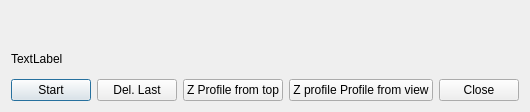
<?xml version="1.0" encoding="UTF-8"?>
<ui version="4.0">
 <class>ToolLineDialog</class>
 <widget class="QDialog" name="ToolLineDialog">
  <property name="geometry">
   <rect>
    <x>0</x>
    <y>0</y>
    <width>498</width>
    <height>112</height>
   </rect>
  </property>
  <property name="windowTitle">
   <string>Line Tool</string>
  </property>
  <layout class="QHBoxLayout" name="horizontalLayout_2">
   <item>
    <layout class="QVBoxLayout" name="verticalLayout">
     <item>
      <widget class="AttribLineWidget" name="line_widget" native="true">
       <property name="toolTip">
        <string>Double clic to start tool</string>
       </property>
      </widget>
     </item>
     <item>
      <widget class="QLabel" name="msg_label">
       <property name="text">
        <string>TextLabel</string>
       </property>
      </widget>
     </item>
     <item>
      <layout class="QHBoxLayout" name="horizontalLayout">
       <item>
        <widget class="QPushButton" name="start_btn">
         <property name="toolTip">
          <string>Start tool</string>
         </property>
         <property name="text">
          <string>Start</string>
         </property>
         <property name="icon">
          <iconset>
           <normaloff>ressources/icon_point.png</normaloff>ressources/icon_point.png</iconset>
         </property>
        </widget>
       </item>
       <item>
        <widget class="QPushButton" name="removelast_btn">
         <property name="toolTip">
          <string>Delete last point</string>
         </property>
         <property name="text">
          <string>Del. Last</string>
         </property>
        </widget>
       </item>
       <item>
        <widget class="QPushButton" name="profile_z_btn">
         <property name="toolTip">
          <string>Show profile from top view</string>
         </property>
         <property name="text">
          <string>Z Profile from top</string>
         </property>
        </widget>
       </item>
       <item>
        <widget class="QPushButton" name="profile_btn">
         <property name="toolTip">
          <string>Show Profile from current view</string>
         </property>
         <property name="text">
          <string>Z profile Profile from view</string>
         </property>
        </widget>
       </item>
       <item>
        <widget class="QPushButton" name="close_btn">
         <property name="toolTip">
          <string>Close dialog</string>
         </property>
         <property name="text">
          <string>Close</string>
         </property>
        </widget>
       </item>
      </layout>
     </item>
    </layout>
   </item>
  </layout>
 </widget>
 <customwidgets>
  <customwidget>
   <class>AttribLineWidget</class>
   <extends>QWidget</extends>
   <header>attrib_line_widget.h</header>
   <container>1</container>
  </customwidget>
 </customwidgets>
 <resources/>
 <connections/>
</ui>
